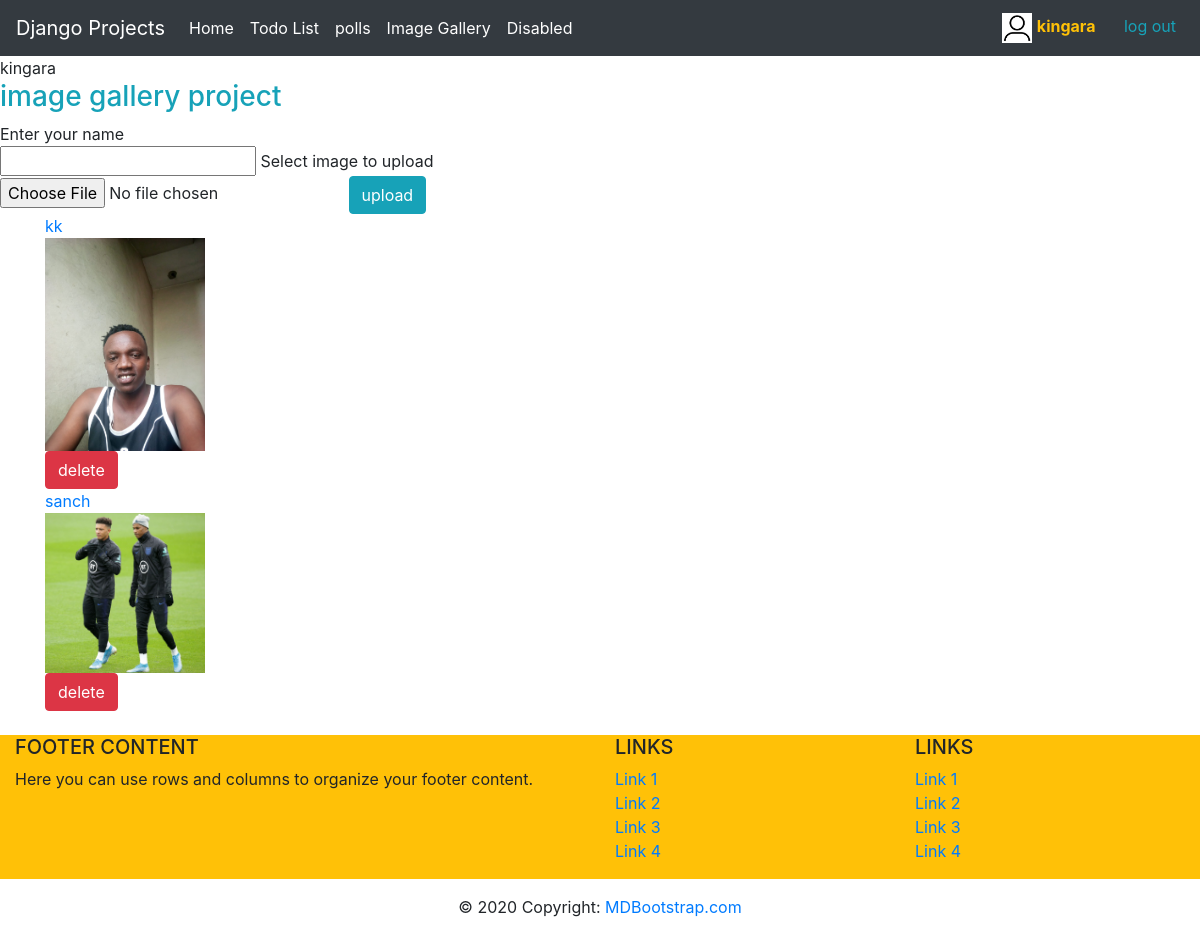
Page /img_gallery/ (signed in) on the committed database.
### img_gallery/models.py (models this page shows)
class Images(models.Model):
    image = models.ImageField(upload_to='static/img_gallery/')
    name = models.CharField(max_length=200)

### img_gallery/views.py (the view)
# urls.py: path('', views.display_image, name='display_images'),
def display_image(request):
    if request.method == 'GET':
        images = Images.objects.all()
        return render(request, 'img_gallery/images.html', {'images': images})

### img_gallery/templates/img_gallery/images.html (shortened to what this page needs)
{% extends 'todo_app/base.html' %}
{% load static %}
{% block content %}
<h3 class="text-info">image gallery project</h3>
<form action="{% url 'upload_image' %}" method="post" enctype="multipart/form-data">
    Enter your name</br>
    <input type="text" name="my_name">
    Select image to upload</br>
    <input type="file" name="image_file">
    <button type="submit" class="btn btn-info">upload</button>
</form>
{%for image in images%}
   <a href="{%url 'image_detail' image.id%}">
    <div class="container">
    <div class="row justify-content-start">
        <div class="col-2">
             {{image.name}}
             <img src="{{image.image.url}}" class="img-responsive" style="width: 100%; float: left; margin-right: 5px;">
            <form action="{% url 'delete_image' image.id%}" method="post">
                <button class="btn btn-danger" type="submit">delete</button>
            </form>
         </div>
    </div>
    </div>
    </a>
{% endfor %}
{% endblock %}

### todo_app/templates/todo_app/base.html (shortened to what this page needs)
<!DOCTYPE html>
<html lang="en">
<head>
    <link rel="stylesheet" href="https://stackpath.bootstrapcdn.com/bootstrap/4.5.0/css/bootstrap.min.css">
</head>
<body>
<nav class="navbar navbar-expand-lg bg-dark navbar-dark">
    <a class="navbar-brand" href="#">Django Projects</a>
  <div class="collapse navbar-collapse " id="navbarNavAltMarkup">
    <div class="navbar-nav ">
      <a class="nav-item nav-link text-white" href="#">Home</a>
      <a class="nav-item nav-link active text-white" href="{%url 'task_list' %}">Todo List <span class="sr-only">(current)</span></a>
      <a class="nav-item nav-link text-white" href="url 'polls' ">polls</a>
      <a class="nav-item nav-link text-white" href="{% url 'display_images' %}">Image Gallery</a>
      <a class="nav-item nav-link disabled text-white" href="#" tabindex="-1" aria-disabled="true">Disabled</a>
    </div>
  </div>
   <div class="float-right">
      {% if user.is_authenticated %}
       <img src="media/person.jpeg" width="30" height="30">
       <b class="text-warning mr-4">{{ user.username }}</b>
       <a href="{% url 'logout' %}" class="text-info mr-2">log out</a>
      {% else %}
        <a href="{% url 'login_user' %}">login</a>
        <a href="{% url 'create_user' %}" >register</a>
      {% endif %}
    </div>
</nav>
    {%if user.is_authenticated%}
    {{ user.username }}
    {%else%}
    Login required!
    <a class="" href="{%url 'login'%}">login</a>
    <a class="" href="{%url 'create_user'%}">register</a>
    {%endif%}
    {%block content%}
    {%endblock%}
<footer class="page-footer font-small bg-blue pt-4">
  <div class="container-fluid text-center text-md-left">
    <div class="row bg-warning">
      <div class="col-md-6 mt-md-0 mt-3">
        <h5 class="text-uppercase">Footer Content</h5>
        <p>Here you can use rows and columns to organize your footer content.</p>
      </div>
      <div class="col-md-3 mb-md-0 mb-3">
        <h5 class="text-uppercase">Links</h5>
        <ul class="list-unstyled">
          <li>
            <a href="#!">Link 1</a>
          </li>
          <li>
            <a href="#!">Link 2</a>
          </li>
          <li>
            <a href="#!">Link 3</a>
          </li>
          <li>
            <a href="#!">Link 4</a>
          </li>
        </ul>
      </div>
      <div class="col-md-3 mb-md-0 mb-3">
        <h5 class="text-uppercase">Links</h5>
        <ul class="list-unstyled">
          <li>
            <a href="#!">Link 1</a>
          </li>
          <li>
            <a href="#!">Link 2</a>
          </li>
          <li>
            <a href="#!">Link 3</a>
          </li>
          <li>
            <a href="#!">Link 4</a>
          </li>
        </ul>
      </div>
    </div>
  </div>
  <div class="footer-copyright text-center py-3">© 2020 Copyright:
    <a href="https://mdbootstrap.com/"> MDBootstrap.com</a>
  </div>
</footer>
</body>
</html>

### rows in the picture
Images: name "kk", image (picture)
Images: name "sanch", image (picture)

### other values in the picture
{{ user.username }} "kingara"
